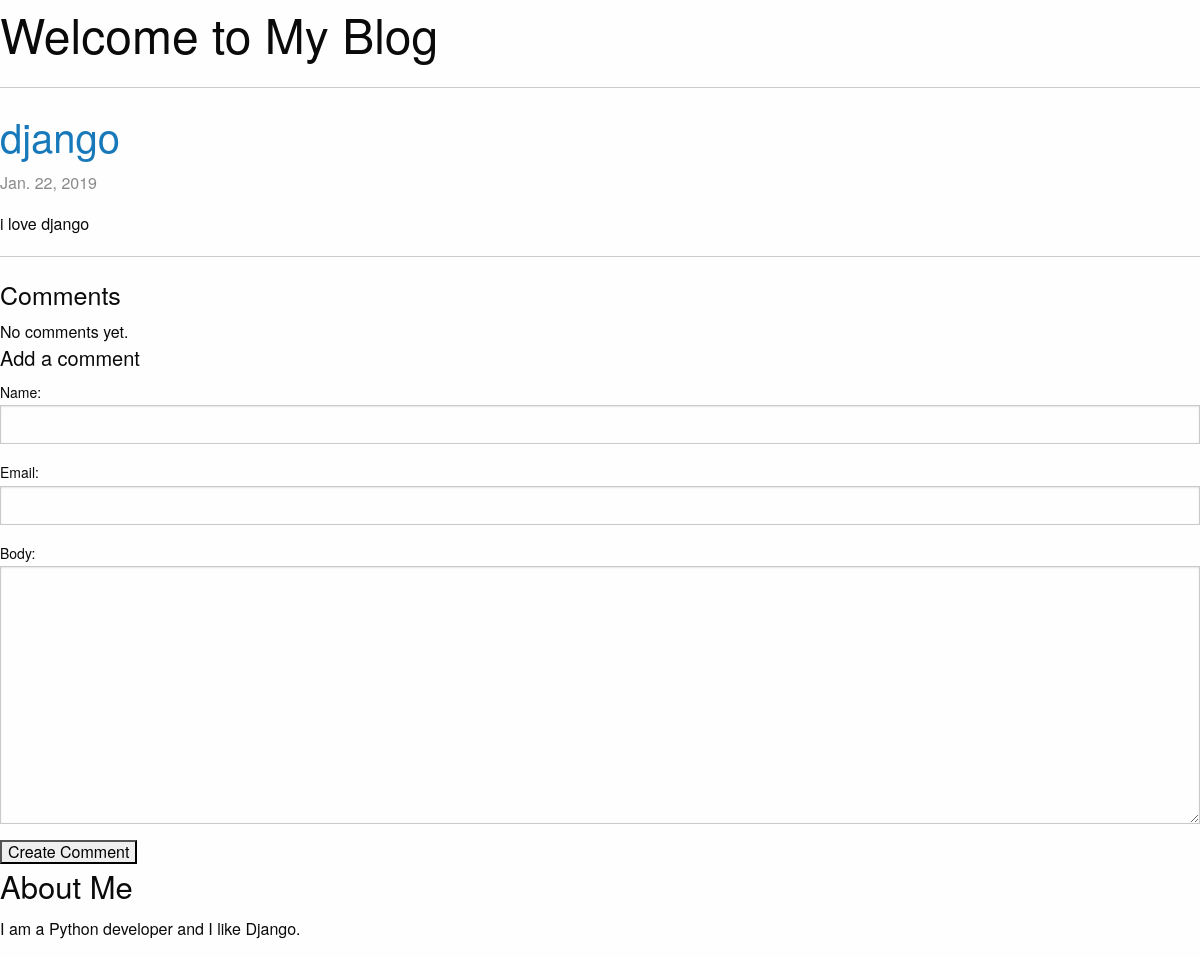
The page /2/ on the database as committed earlier.
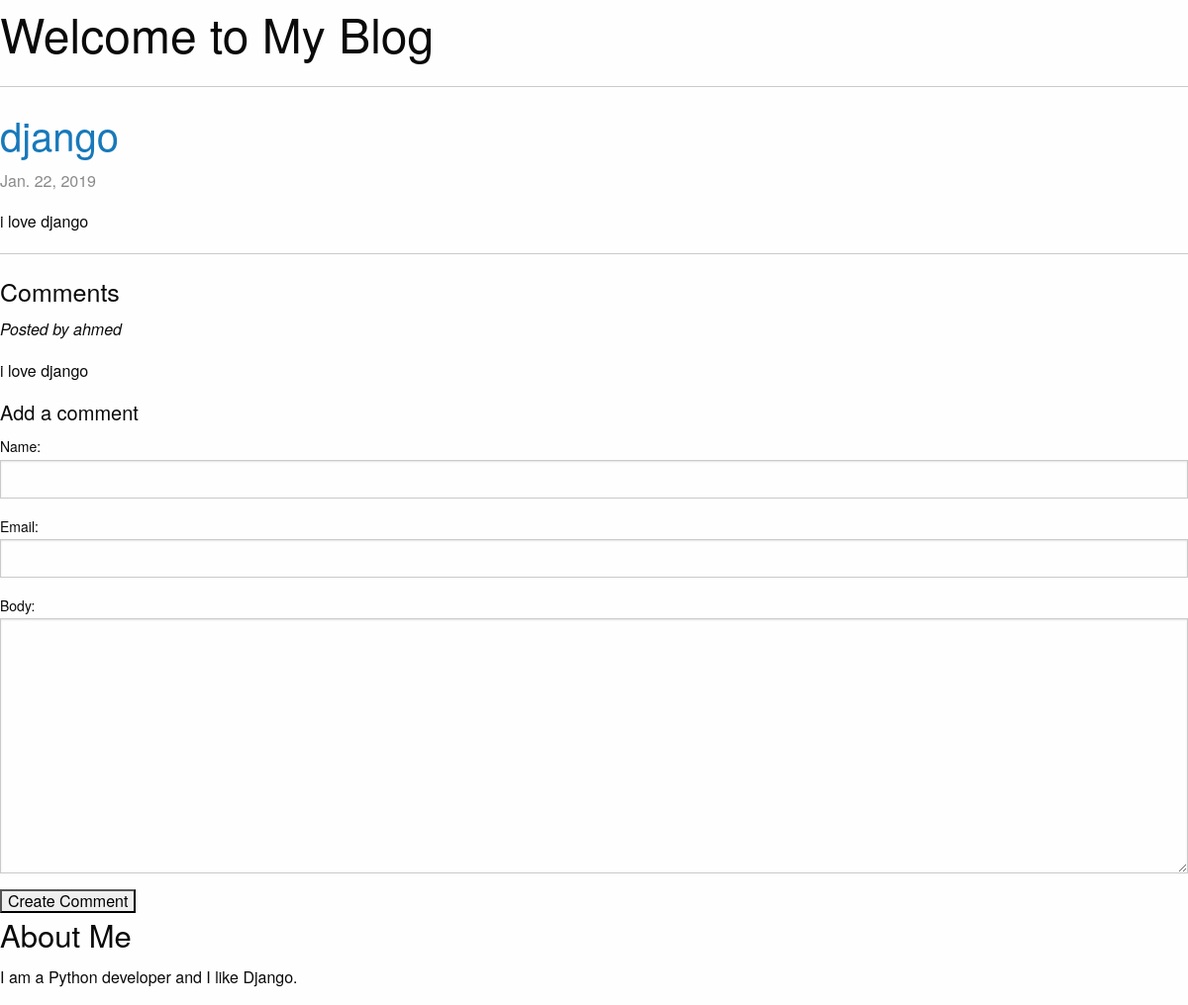
The same page on the database as committed later.
### blog/models.py (models this page shows, shortened)
class Entry(models.Model):
    title = models.CharField(max_length=100)
    author = models.ForeignKey('auth.User', on_delete=models.CASCADE)
    body = models.TextField()
    created_at = models.DateTimeField(auto_now_add=True)
    modified_at = models.DateTimeField(auto_now=True)
    def get_absolute_url(self):
        return reverse('entry_detail', kwargs={'pk':self.pk})
    class Meta:
        verbose_name_plural = 'entries'

class Comment(models.Model):
    entry = models.ForeignKey(Entry, on_delete=models.CASCADE)
    name = models.CharField(max_length=100)
    email = models.EmailField()
    body = models.TextField()
    created_at = models.DateTimeField(auto_now_add=True)
    modified_at = models.DateTimeField(auto_now_add=True)
    def __str__(self):
        return self.body

### blog/views.py (the view, shortened to what this page needs)
# urls.py: path('<int:pk>/', views.EntryDetail.as_view() , name='entry_detail' ),
class EntryDetail(CreateView):
    model = Entry
    template_name = 'blog/entry_detail.html'
    form_class = CommentForm
    def get_form_kwargs(self):
        kwargs = super().get_form_kwargs()
        kwargs['entry'] = self.get_object()
        return kwargs
    def get_context_data(self, **kwargs):
        context = super().get_context_data(**kwargs)
        context['entry'] = self.get_object()
        return context

### blog/forms.py (shortened to what this page needs)
class CommentForm(forms.ModelForm):
    class Meta:
        model = Comment
        fields = ('name', 'email', 'body')
    def __init__(self, *args, **kwargs):
        self.entry = kwargs.pop('entry')
        super().__init__(*args, **kwargs)

### templates/blog/entry_detail.html
{% extends "base.html" %}
{% block content %}
    {% include "_entry.html" with entry=entry only %}
    <hr>
    <h4>Comments</h4>
    {% for comment in entry.comment_set.all %}
        <p><em>Posted by {{ comment.name }}</em></p>
        {{ comment|linebreaks }}
    {% empty %}
        No comments yet.
    {% endfor %}
    <h5>Add a comment</h5>
    <form method="post">{% csrf_token %}
        {{ form.as_table }}
        <input type="submit" value="Create Comment">
    </form>
{% endblock %}

### templates/base.html (shortened to what this page needs)
{% load staticfiles %}
<!DOCTYPE html>
<html>
<head>
    <link rel="stylesheet" href="{% static 'css/foundation.css' %}">
</head>
<body>
    <section class="row">
        <header class="large-12 columns">
            <h1>Welcome to My Blog</h1>
            <hr>
        </header>
    </section>
    <section class="row">
        <div class="large-8 columns">
            {% block content %}{% endblock %}
        </div>
        <div class="large-4 columns">
            <h3>About Me</h3>
            <p>I am a Python developer and I like Django.</p>
        </div>
    </section>
</body>
</html>

### templates/_entry.html (shortened to what this page needs)
<article>
    <h2><a href="{{ entry.get_absolute_url }}">{{ entry.title }}</a></h2>
    <p class="subheader">
        <time>{{ entry.modified_at|date }}</time>
    </p>
    {{ entry.body|linebreaks }}
</article>

Rows that differ between the two databases and show on the page:
added Comment: name "ahmed", body "i love django"
Other text that changed with them:
text no longer shown: "No comments yet."
